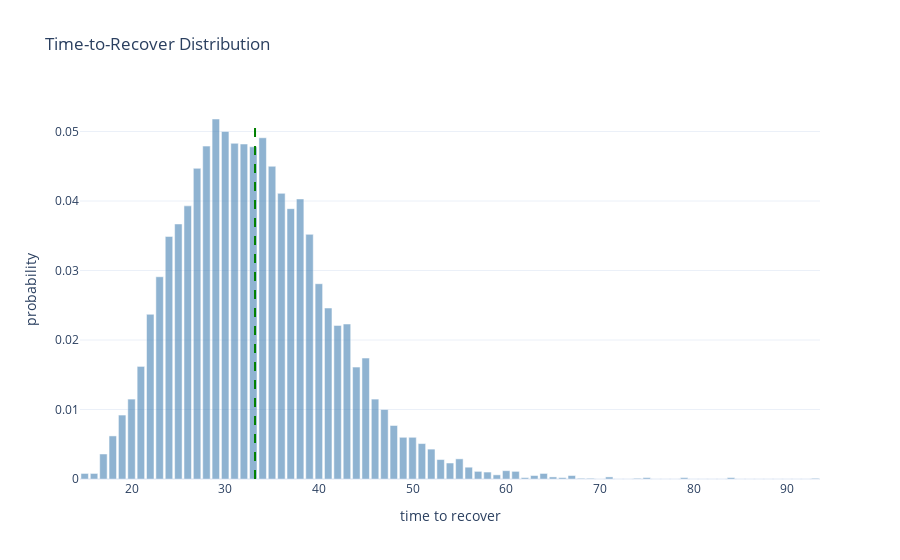
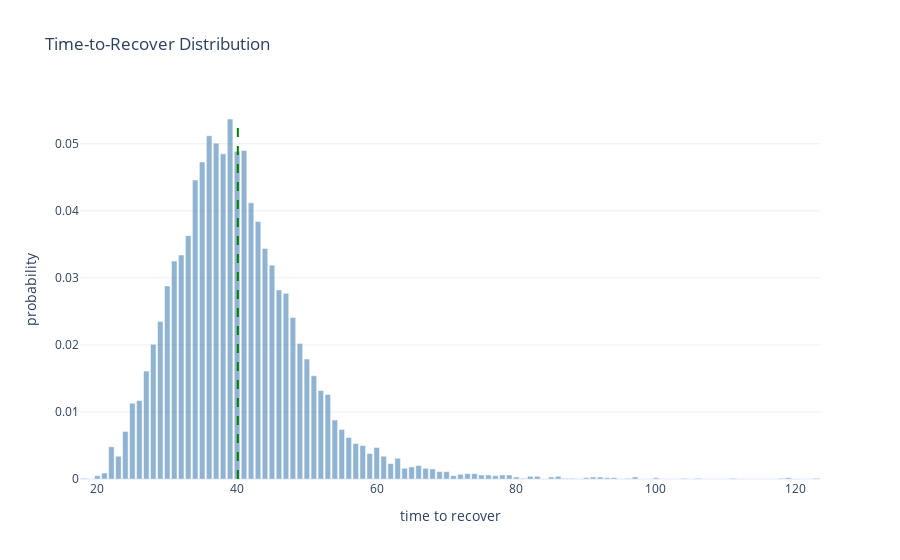
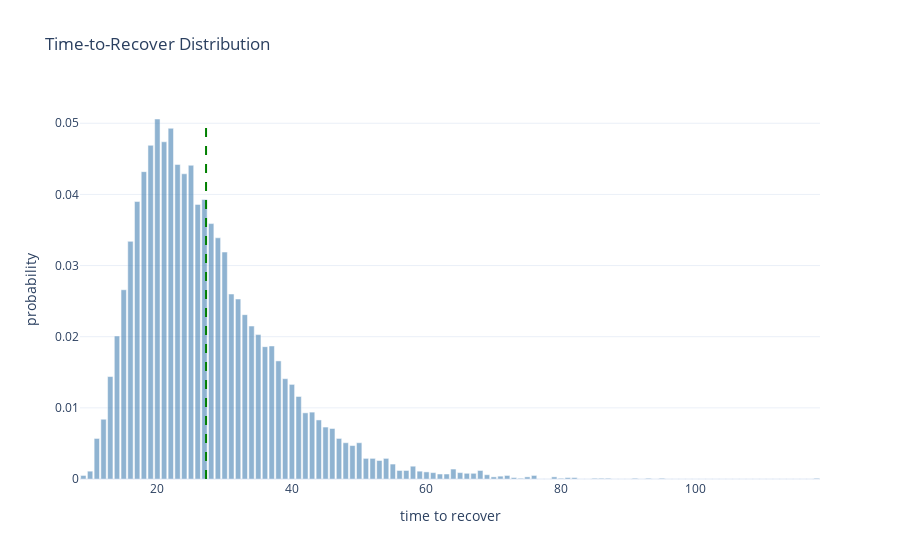
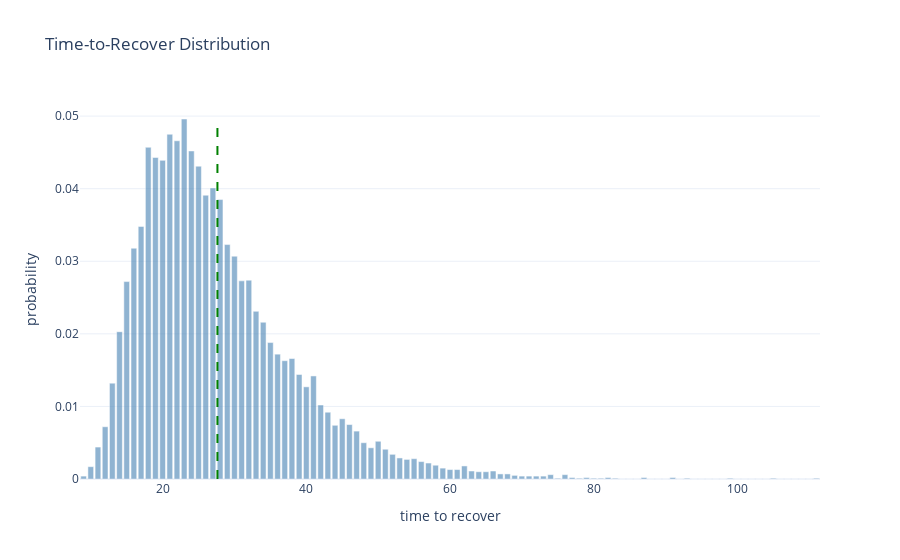

Notebook code cell kept with these figures, in order:
### Code cell
# Just restart the notebook and it will run all benchmarks again.
# Cached benchmarks are stored in memory and reused if the source file did not change.


from pprint import pprint


def compute_sha1(path):
    """Return SHA1 hash of the file's contents."""
    with open(path, "rb") as f:
        return hashlib.sha1(f.read()).hexdigest()


def load_module(name):
    """Import or reload impls.<name>."""
    full_name = "impls." + name

    if full_name in globals():
        module = importlib.reload(globals()[full_name])
    else:
        module = importlib.import_module(full_name)
        globals()[full_name] = module

    return module


def report(stats):
    render_distribution(stats)
    pprint(stats["metrics"])


# Iterate over implementation files
for file in IMPLS_DIR.glob("*.py"):
    name = file.stem

    # Skip interface and private modules
    if name == "_interface" or name.startswith("_"):
        continue

    print("Found implementation:", name)

    file_hash = compute_sha1(file)

    # If cached: check whether file changed
    if name in benchmark_cache:
        cached = benchmark_cache[name]
        cached_hash = cached["hash"]
        cached_stats = cached["stats"]

        if cached_hash == file_hash:
            print("  No changes. Using cached benchmark.")
            report(cached_stats)
            continue
        else:
            print("  File changed. Reloading and benchmarking again.")
    else:
        print("  First time seen. Benchmarking.")

    # Load/reload implementation
    module = load_module(name)

    # Require expected constructors
    if not hasattr(module, "producer_constructor") or not hasattr(
        module, "recoverer_constructor"
    ):
        print("  Missing constructors. Skipping.\n")
        continue

    N = 5
    D = 2**20
    producer_constructor = module.producer_constructor
    recoverer_constructor = module.recoverer_constructor
    D = getattr(module, "override_D", lambda _: D)(N)
    skip = getattr(module, "skip", False)

    if skip:
        print("  Marked for skip")
        continue

    # Run benchmark
    stats = visual_benchmark(
        producer_constructor,
        recoverer_constructor,
        N=N,
        D=D,
        passes=10000,
    )

    # Store into cache
    benchmark_cache[name] = {
        "hash": file_hash,
        "stats": stats,
    }

    # Render the new result
    report(stats)

### Figure 1 — Plotly figure (JSON) as saved in the notebook; plotly's stock layout.template omitted (floating-point values rounded to 4 significant figures)
{"data": [{"marker": {"color": "steelblue"}, "name": "probability", "opacity": 0.6, "type": "bar", "x": [15, 16, 17, 18, 19, 20, 21, 22, 23, 24, 25, 26, 27, 28, 29, 30, 31, 32, 33, 34, 35, 36, 37, 38, 39, 40, 41, 42, 43, 44, 45, 46, 47, 48, 49, 50, 51, 52, 53, 54, 55, 56, 57, 58, 59, 60, 61, 62, 63, 64, 65, 66, 67, 68, 69, 70, 71, 72, 73, 74, 75, 76, 77, 78, 79, 80, 81, 82, 83, 84, 85, 86, 87, 88, 89, 90, 91, 92, 93], "y": [0.0008, 0.0008, 0.0036, 0.0062, 0.0092, 0.0115, 0.0162, 0.0237, 0.0291, 0.0349, 0.0367, 0.0393, 0.0447, 0.0479, 0.0518, 0.05, 0.0483, 0.0482, 0.0478, 0.0491, 0.045, 0.0411, 0.0389, 0.0403, 0.0352, 0.0281, 0.0246, 0.0221, 0.0223, 0.0161, 0.0174, 0.0115, 0.01, 0.0077, 0.006, 0.006, 0.0051, 0.0043, 0.0028, 0.0023, 0.0029, 0.0017, 0.0011, 0.001, 0.0006, 0.0012, 0.0011, 0.0002, 0.0005, 0.0008, 0.0003, 0.0002, 0.0005, 0.0001, 0.0001, 0.0, 0.0003, 0.0, 0.0, 0.0001, 0.0002, 0.0, 0.0, 0.0, 0.0002, 0.0, 0.0, 0.0, 0.0, 0.0002, 0.0, 0.0, 0.0, 0.0, 0.0, 0.0, 0.0, 0.0, 0.0001]}], "layout": {"shapes": [{"line": {"color": "green", "dash": "dash", "width": 2}, "type": "line", "x0": 33.19, "x1": 33.19, "y0": 0, "y1": 0.0518}], "title": {"text": "Time-to-Recover Distribution"}, "xaxis": {"title": {"text": "time to recover"}}, "yaxis": {"title": {"text": "probability"}}}}

### Figure 2 — Plotly figure (JSON) as saved in the notebook; plotly's stock layout.template omitted (floating-point values rounded to 4 significant figures)
{"data": [{"marker": {"color": "steelblue"}, "name": "probability", "opacity": 0.6, "type": "bar", "x": [18, 19, 20, 21, 22, 23, 24, 25, 26, 27, 28, 29, 30, 31, 32, 33, 34, 35, 36, 37, 38, 39, 40, 41, 42, 43, 44, 45, 46, 47, 48, 49, 50, 51, 52, 53, 54, 55, 56, 57, 58, 59, 60, 61, 62, 63, 64, 65, 66, 67, 68, 69, 70, 71, 72, 73, 74, 75, 76, 77, 78, 79, 80, 81, 82, 83, 84, 85, 86, 87, 88, 89, 90, 91, 92, 93, 94, 95, 96, 97, 98, 99, 100, 101, 102, 103, 104, 105, 106, 107, 108, 109, 110, 111, 112, 113, 114, 115, 116, 117, 118, 119, 120, 121, 122, 123], "y": [0.0001, 0.0, 0.0005, 0.0009, 0.0048, 0.0034, 0.0071, 0.0113, 0.0117, 0.0161, 0.0201, 0.0235, 0.0288, 0.0325, 0.0334, 0.0363, 0.0446, 0.0473, 0.0512, 0.0501, 0.0485, 0.0537, 0.0489, 0.049, 0.0412, 0.0384, 0.0344, 0.0319, 0.0282, 0.0277, 0.0241, 0.0202, 0.0179, 0.0154, 0.0132, 0.0126, 0.0088, 0.0074, 0.0062, 0.0053, 0.005, 0.0038, 0.0047, 0.0034, 0.0023, 0.0031, 0.0016, 0.0018, 0.002, 0.0016, 0.0015, 0.0011, 0.0011, 0.0005, 0.0007, 0.0008, 0.0008, 0.0006, 0.0006, 0.0005, 0.0006, 0.0006, 0.0003, 0.0001, 0.0004, 0.0004, 0.0, 0.0003, 0.0004, 0.0001, 0.0001, 0.0, 0.0002, 0.0003, 0.0003, 0.0002, 0.0002, 0.0, 0.0001, 0.0003, 0.0, 0.0, 0.0002, 0.0, 0.0, 0.0, 0.0001, 0.0, 0.0001, 0.0, 0.0, 0.0, 0.0, 0.0001, 0.0, 0.0, 0.0, 0.0, 0.0, 0.0, 0.0001, 0.0002, 0.0, 0.0, 0.0, 0.0001]}], "layout": {"shapes": [{"line": {"color": "green", "dash": "dash", "width": 2}, "type": "line", "x0": 40.11, "x1": 40.11, "y0": 0, "y1": 0.0537}], "title": {"text": "Time-to-Recover Distribution"}, "xaxis": {"title": {"text": "time to recover"}}, "yaxis": {"title": {"text": "probability"}}}}

### Figure 3 — Plotly figure (JSON) as saved in the notebook; plotly's stock layout.template omitted (floating-point values rounded to 4 significant figures)
{"data": [{"marker": {"color": "steelblue"}, "name": "probability", "opacity": 0.6, "type": "bar", "x": [9, 10, 11, 12, 13, 14, 15, 16, 17, 18, 19, 20, 21, 22, 23, 24, 25, 26, 27, 28, 29, 30, 31, 32, 33, 34, 35, 36, 37, 38, 39, 40, 41, 42, 43, 44, 45, 46, 47, 48, 49, 50, 51, 52, 53, 54, 55, 56, 57, 58, 59, 60, 61, 62, 63, 64, 65, 66, 67, 68, 69, 70, 71, 72, 73, 74, 75, 76, 77, 78, 79, 80, 81, 82, 83, 84, 85, 86, 87, 88, 89, 90, 91, 92, 93, 94, 95, 96, 97, 98, 99, 100, 101, 102, 103, 104, 105, 106, 107, 108, 109, 110, 111, 112, 113, 114, 115, 116, 117, 118], "y": [0.0005, 0.0011, 0.0057, 0.0084, 0.0144, 0.0201, 0.0266, 0.0334, 0.039, 0.0432, 0.0469, 0.0506, 0.0474, 0.0493, 0.0442, 0.0429, 0.0441, 0.0386, 0.0393, 0.0359, 0.0339, 0.0319, 0.026, 0.0253, 0.0231, 0.0215, 0.0203, 0.0186, 0.0187, 0.0166, 0.0141, 0.0133, 0.0116, 0.0093, 0.0094, 0.0083, 0.0073, 0.0071, 0.0057, 0.0051, 0.0047, 0.0051, 0.0029, 0.0029, 0.0026, 0.0029, 0.0021, 0.0012, 0.0012, 0.0018, 0.0011, 0.001, 0.0009, 0.0007, 0.0007, 0.0014, 0.0009, 0.0008, 0.0008, 0.0012, 0.0006, 0.0003, 0.0004, 0.0005, 0.0002, 0.0001, 0.0003, 0.0005, 0.0, 0.0, 0.0003, 0.0001, 0.0002, 0.0002, 0.0, 0.0, 0.0001, 0.0001, 0.0001, 0.0, 0.0, 0.0, 0.0001, 0.0, 0.0001, 0.0, 0.0001, 0.0, 0.0, 0.0, 0.0, 0.0, 0.0, 0.0, 0.0, 0.0, 0.0, 0.0, 0.0, 0.0, 0.0, 0.0, 0.0, 0.0, 0.0, 0.0, 0.0, 0.0, 0.0, 0.0001]}], "layout": {"shapes": [{"line": {"color": "green", "dash": "dash", "width": 2}, "type": "line", "x0": 27.24, "x1": 27.24, "y0": 0, "y1": 0.0506}], "title": {"text": "Time-to-Recover Distribution"}, "xaxis": {"title": {"text": "time to recover"}}, "yaxis": {"title": {"text": "probability"}}}}

### Figure 4 — Plotly figure (JSON) as saved in the notebook; plotly's stock layout.template omitted (floating-point values rounded to 4 significant figures)
{"data": [{"marker": {"color": "steelblue"}, "name": "probability", "opacity": 0.6, "type": "bar", "x": [9, 10, 11, 12, 13, 14, 15, 16, 17, 18, 19, 20, 21, 22, 23, 24, 25, 26, 27, 28, 29, 30, 31, 32, 33, 34, 35, 36, 37, 38, 39, 40, 41, 42, 43, 44, 45, 46, 47, 48, 49, 50, 51, 52, 53, 54, 55, 56, 57, 58, 59, 60, 61, 62, 63, 64, 65, 66, 67, 68, 69, 70, 71, 72, 73, 74, 75, 76, 77, 78, 79, 80, 81, 82, 83, 84, 85, 86, 87, 88, 89, 90, 91, 92, 93, 94, 95, 96, 97, 98, 99, 100, 101, 102, 103, 104, 105, 106, 107, 108, 109, 110, 111], "y": [0.0004, 0.0017, 0.0044, 0.0072, 0.0132, 0.0203, 0.0272, 0.0318, 0.0348, 0.0457, 0.0443, 0.0439, 0.0475, 0.0466, 0.0496, 0.0452, 0.0431, 0.0391, 0.0401, 0.0385, 0.0323, 0.0307, 0.0273, 0.0274, 0.0231, 0.0216, 0.0188, 0.0172, 0.0163, 0.0166, 0.0144, 0.0127, 0.0142, 0.0102, 0.0092, 0.0074, 0.0083, 0.0075, 0.0066, 0.005, 0.0043, 0.0052, 0.0041, 0.0034, 0.0029, 0.0027, 0.0028, 0.0024, 0.0022, 0.0019, 0.0015, 0.0013, 0.0013, 0.0018, 0.0011, 0.001, 0.001, 0.0011, 0.0007, 0.0007, 0.0005, 0.0004, 0.0004, 0.0004, 0.0004, 0.0006, 0.0001, 0.0006, 0.0002, 0.0001, 0.0002, 0.0001, 0.0001, 0.0002, 0.0001, 0.0, 0.0, 0.0, 0.0002, 0.0, 0.0, 0.0, 0.0002, 0.0, 0.0001, 0.0, 0.0, 0.0, 0.0, 0.0, 0.0001, 0.0, 0.0, 0.0, 0.0, 0.0, 0.0001, 0.0, 0.0, 0.0, 0.0, 0.0, 0.0001]}], "layout": {"shapes": [{"line": {"color": "green", "dash": "dash", "width": 2}, "type": "line", "x0": 27.63, "x1": 27.63, "y0": 0, "y1": 0.0496}], "title": {"text": "Time-to-Recover Distribution"}, "xaxis": {"title": {"text": "time to recover"}}, "yaxis": {"title": {"text": "probability"}}}}
